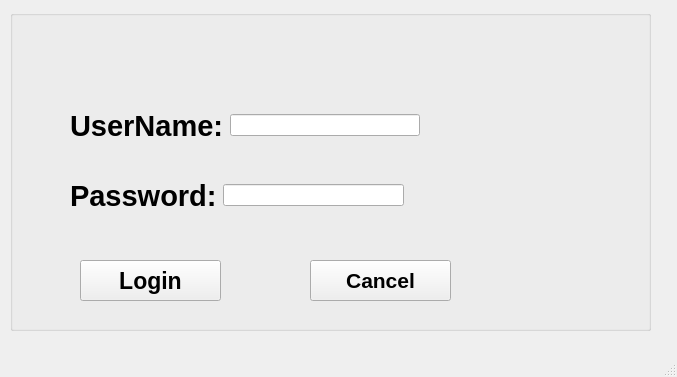
<?xml version="1.0" encoding="UTF-8"?>
<ui version="4.0">
 <class>MainWindow</class>
 <widget class="QMainWindow" name="MainWindow">
  <property name="geometry">
   <rect>
    <x>0</x>
    <y>0</y>
    <width>677</width>
    <height>377</height>
   </rect>
  </property>
  <property name="windowTitle">
   <string>MainWindow</string>
  </property>
  <widget class="QWidget" name="centralwidget">
   <widget class="QGroupBox" name="groupBox">
    <property name="geometry">
     <rect>
      <x>10</x>
      <y>10</y>
      <width>641</width>
      <height>321</height>
     </rect>
    </property>
    <property name="title">
     <string/>
    </property>
    <widget class="QPushButton" name="pushButton_Cancel">
     <property name="geometry">
      <rect>
       <x>300</x>
       <y>250</y>
       <width>141</width>
       <height>41</height>
      </rect>
     </property>
     <property name="font">
      <font>
       <pointsize>16</pointsize>
       <bold>true</bold>
      </font>
     </property>
     <property name="text">
      <string>Cancel</string>
     </property>
    </widget>
    <widget class="QPushButton" name="pushButton_Login">
     <property name="geometry">
      <rect>
       <x>70</x>
       <y>250</y>
       <width>141</width>
       <height>41</height>
      </rect>
     </property>
     <property name="font">
      <font>
       <pointsize>17</pointsize>
       <bold>true</bold>
      </font>
     </property>
     <property name="text">
      <string>Login</string>
     </property>
    </widget>
    <widget class="QWidget" name="">
     <property name="geometry">
      <rect>
       <x>60</x>
       <y>90</y>
       <width>350</width>
       <height>51</height>
      </rect>
     </property>
     <layout class="QHBoxLayout" name="horizontalLayout">
      <item>
       <widget class="QLabel" name="label">
        <property name="font">
         <font>
          <pointsize>22</pointsize>
          <bold>true</bold>
          <strikeout>false</strikeout>
         </font>
        </property>
        <property name="text">
         <string>UserName:</string>
        </property>
       </widget>
      </item>
      <item>
       <widget class="QLineEdit" name="lineEdit_UserName"/>
      </item>
     </layout>
    </widget>
    <widget class="QWidget" name="">
     <property name="geometry">
      <rect>
       <x>60</x>
       <y>160</y>
       <width>334</width>
       <height>51</height>
      </rect>
     </property>
     <layout class="QHBoxLayout" name="horizontalLayout_2">
      <item>
       <widget class="QLabel" name="label_2">
        <property name="font">
         <font>
          <pointsize>22</pointsize>
          <bold>true</bold>
         </font>
        </property>
        <property name="text">
         <string>Password:</string>
        </property>
       </widget>
      </item>
      <item>
       <widget class="QLineEdit" name="lineEdit_2">
        <property name="echoMode">
         <enum>QLineEdit::EchoMode::Password</enum>
        </property>
       </widget>
      </item>
     </layout>
    </widget>
   </widget>
  </widget>
  <widget class="QMenuBar" name="menubar">
   <property name="geometry">
    <rect>
     <x>0</x>
     <y>0</y>
     <width>677</width>
     <height>26</height>
    </rect>
   </property>
  </widget>
  <widget class="QStatusBar" name="statusbar"/>
 </widget>
 <resources/>
 <connections/>
</ui>
